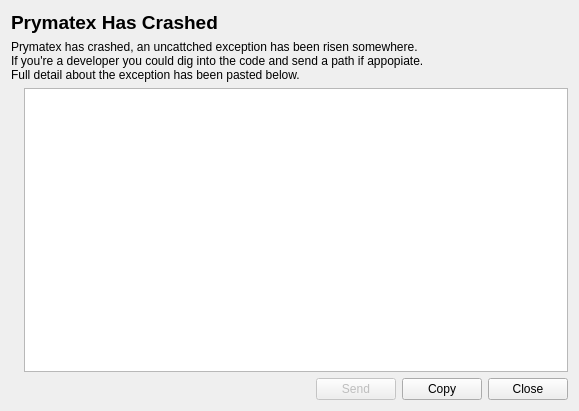
<?xml version="1.0" encoding="UTF-8"?>
<ui version="4.0">
 <class>CrashDialog</class>
 <widget class="QDialog" name="CrashDialog">
  <property name="geometry">
   <rect>
    <x>0</x>
    <y>0</y>
    <width>579</width>
    <height>411</height>
   </rect>
  </property>
  <property name="windowTitle">
   <string>Prymatex Crash</string>
  </property>
  <layout class="QVBoxLayout" name="verticalLayout">
   <item>
    <widget class="QLabel" name="label">
     <property name="font">
      <font>
       <pointsize>14</pointsize>
       <weight>75</weight>
       <bold>true</bold>
      </font>
     </property>
     <property name="text">
      <string>Prymatex Has Crashed</string>
     </property>
    </widget>
   </item>
   <item>
    <widget class="QLabel" name="label_2">
     <property name="text">
      <string>Prymatex has crashed, an uncattched exception has been risen somewhere.
If you're a developer you could dig into the code and send a path if appopiate.
Full detail about the exception has been pasted below.</string>
     </property>
    </widget>
   </item>
   <item>
    <layout class="QHBoxLayout" name="horizontalLayout">
     <item>
      <widget class="QLabel" name="label_3">
       <property name="toolTip">
        <string>No monkeys have been hurt in the process</string>
       </property>
       <property name="text">
        <string/>
       </property>
       <property name="pixmap">
        <pixmap>:/icons/resources/icons/Prymatex_Logo.png</pixmap>
       </property>
       <property name="scaledContents">
        <bool>false</bool>
       </property>
      </widget>
     </item>
     <item>
      <widget class="QTextEdit" name="textEdit">
       <property name="enabled">
        <bool>true</bool>
       </property>
       <property name="readOnly">
        <bool>true</bool>
       </property>
      </widget>
     </item>
    </layout>
   </item>
   <item>
    <layout class="QHBoxLayout" name="horizontalLayout_2">
     <item>
      <spacer name="horizontalSpacer">
       <property name="orientation">
        <enum>Qt::Horizontal</enum>
       </property>
       <property name="sizeHint" stdset="0">
        <size>
         <width>40</width>
         <height>20</height>
        </size>
       </property>
      </spacer>
     </item>
     <item>
      <widget class="QPushButton" name="pushSendTraceback">
       <property name="enabled">
        <bool>false</bool>
       </property>
       <property name="text">
        <string>Send</string>
       </property>
      </widget>
     </item>
     <item>
      <widget class="QPushButton" name="pushCopyTraceback">
       <property name="text">
        <string>Copy</string>
       </property>
       <property name="icon">
        <iconset resource="../resources.qrc">
         <normaloff>:/icons/actions/edit-copy.png</normaloff>:/icons/actions/edit-copy.png</iconset>
       </property>
      </widget>
     </item>
     <item>
      <widget class="QPushButton" name="pushClose">
       <property name="text">
        <string>Close</string>
       </property>
       <property name="icon">
        <iconset resource="../resources.qrc">
         <normaloff>:/icons/actions/application-exit.png</normaloff>:/icons/actions/application-exit.png</iconset>
       </property>
      </widget>
     </item>
    </layout>
   </item>
  </layout>
 </widget>
 <resources>
  <include location="../resources.qrc"/>
 </resources>
 <connections>
  <connection>
   <sender>pushClose</sender>
   <signal>clicked()</signal>
   <receiver>CrashDialog</receiver>
   <slot>reject()</slot>
   <hints>
    <hint type="sourcelabel">
     <x>538</x>
     <y>394</y>
    </hint>
    <hint type="destinationlabel">
     <x>380</x>
     <y>390</y>
    </hint>
   </hints>
  </connection>
 </connections>
</ui>
